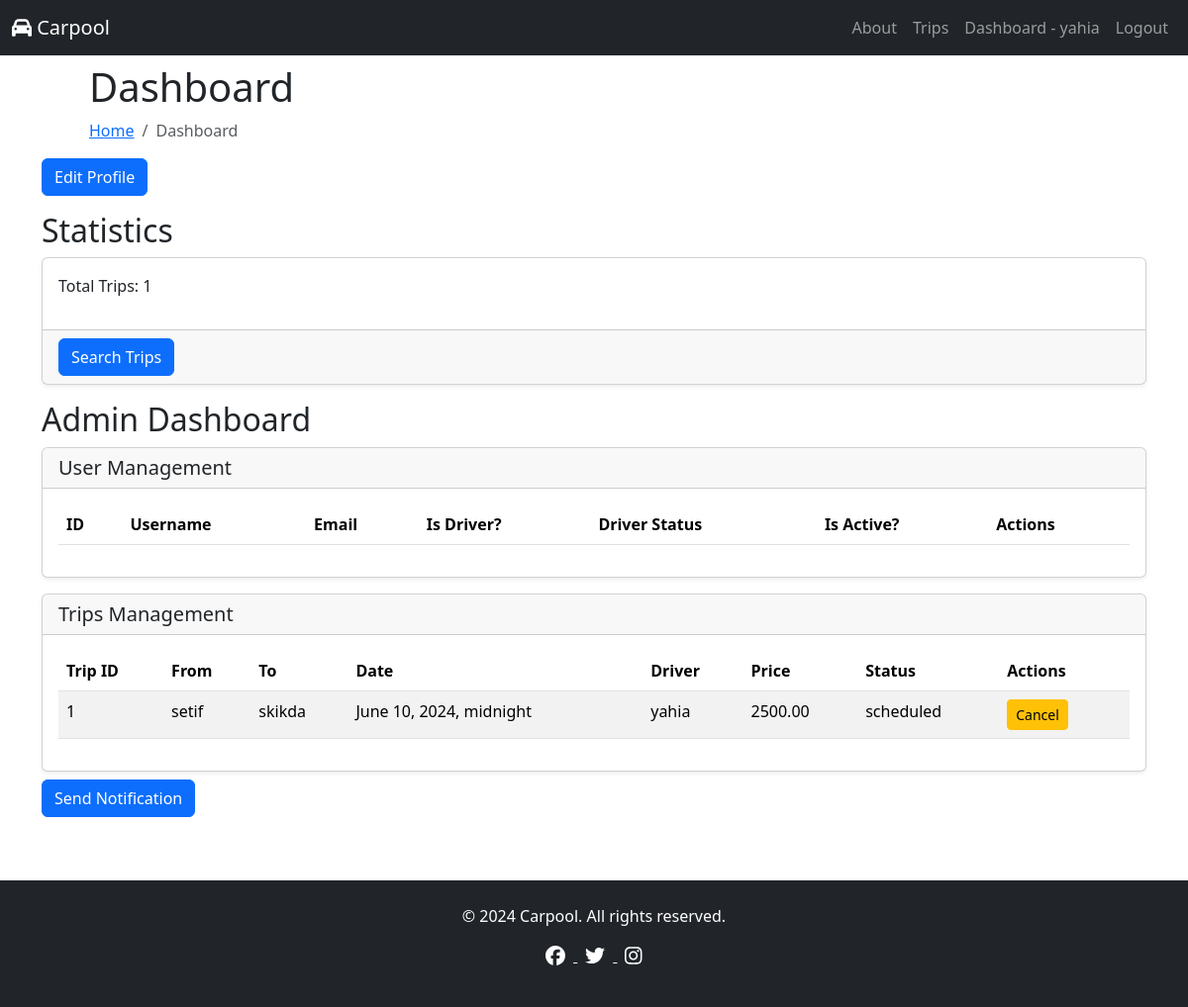
Page /dashboard/ (signed in) on the earlier database version.
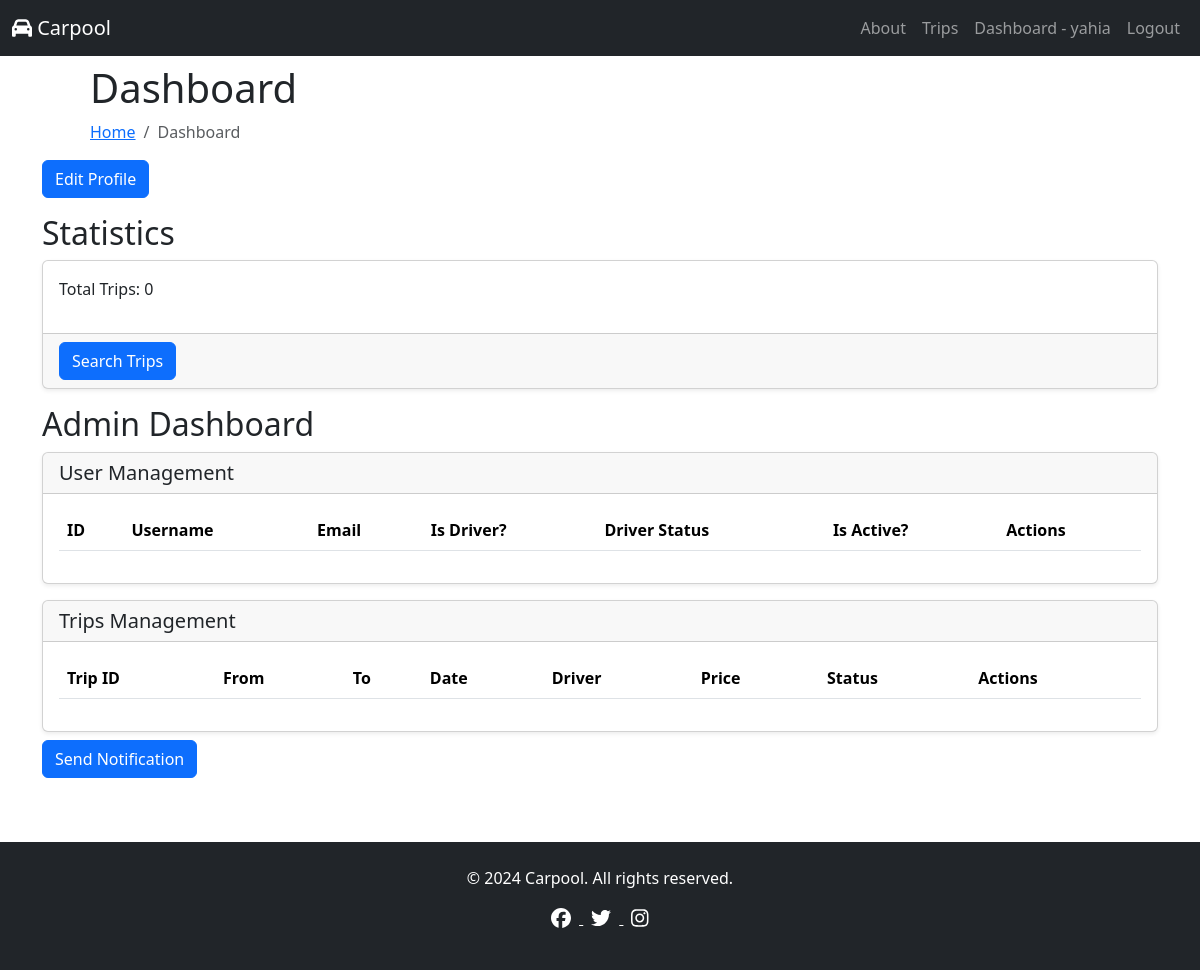
Same page on the later database version.
### pages/models.py (models this page shows, shortened)
class Trip(models.Model):
    from_location = models.CharField(max_length=100)
    to_location = models.CharField(max_length=100)
    date = models.DateTimeField()
    driver = models.ForeignKey(User, on_delete=models.SET_NULL, null=True, related_name='driven_trips')
    status = models.CharField(max_length=20, default='scheduled')
    meeting_point = models.CharField(max_length=100)
    price = models.DecimalField(max_digits=6, decimal_places=2)
    available_seats = models.IntegerField()
    passengers = models.ManyToManyField(Passenger, related_name="trips")

### pages/views.py (the view, shortened to what this page needs)
# urls.py: path("dashboard/", views.dashboard, name="dashboard"),
@login_required
def dashboard(request):
    user = request.user
    context = {}
    if user.is_superuser:
        trips = Trip.objects.all()
        trip_count = trips.count()
        trip_requests = TripRequest.objects.all()
        request_count = trip_requests.count()
        all_users = User.objects.all()
        context.update(
            {
                "trips": trips,
                "trip_requests": trip_requests,
                "trip_count": trip_count,
                "request_count": request_count,
            }
        )
    if hasattr(user, "passenger_profile"):
        passenger = user.passenger_profile
        trip_requests = TripRequest.objects.filter(passenger=passenger)
        request_count = trip_requests.count()
        pending_requests_count = TripRequest.objects.filter(
            passenger=passenger, status="pending"
        ).count()
        pending_approvals = PassengerTripApproval.objects.filter(
            passenger=passenger, approved=False
        ).count()
        pending_driver_application = None
        if hasattr(user, "driverapplication"):
            pending_driver_application = user.driverapplication
        context.update(
            {
                "trip_requests": trip_requests,
                "request_count": request_count,
                "pending_requests_count": pending_requests_count,
                "pending_approvals": pending_approvals,  # Add pending approvals to the context
                "pending_driver_application": pending_driver_application,
            }
        )
    return render(request, "accounts/dashboard.html", context)

### pages/templates/accounts/dashboard.html (shortened to what this page needs)
{% extends 'base.html' %}
{% load django_bootstrap5 %}
{% block content %}
  <main class="container mt-3">
    <div class="page-title pt-6 px-5 d-none d-md-block">
      <h1>Dashboard</h1>
      <nav aria-label="breadcrumb">
        <ol class="breadcrumb">
          <li class="breadcrumb-item"><a href="{% url 'index' %}">Home</a></li>
          <li class="breadcrumb-item active" aria-current="page">Dashboard</li>
        </ol>
      </nav>
    </div>
    <a href="{% url 'edit_profile' %}" class="btn btn-primary mb-3">Edit Profile</a>
    <div class="row mb-3">
      <div class="col-12">
        <h2>Statistics</h2>
        <div class="card shadow-sm">
          <div class="card-body">
            <p>Total Trips: {{ trip_count }}</p>
          </div>
          {% if user.passenger_profile %}
            <div class="card-footer">
              <a href="{% url 'trip_search' %}" class="btn btn-primary">Search Trips</a>
            </div>
          {% endif %}
        </div>
      </div>
    </div>
    {% if user.is_superuser %}
      <div class="row mb-3">
        <div class="col-12">
            <h2>Admin Dashboard</h2>
            <div class="card shadow-sm">
                <div class="card-header d-flex justify-content-between align-items-center">
                    <h5 class="card-title mb-0">User Management</h5>
                </div>
                <div class="card-body">
                    <table class="table table-striped">
                        <thead>
                            <tr>
                                <th>ID</th>
                                <th>Username</th>
                                <th>Email</th>
                                <th>Is Driver?</th>
                                <th>Driver Status</th>
                                <th>Is Active?</th>
                                <th>Actions</th>
                            </tr>
                        </thead>
                    </table>
                </div>
            </div>
          <div class="card shadow-sm mt-3">
            <div class="card-header">
              <h5 class="card-title mb-0">Trips Management</h5>
            </div>
            <div class="card-body">
              <table class="table table-striped">
                <thead>
                  <tr>
                    <th>Trip ID</th>
                    <th>From</th>
                    <th>To</th>
                    <th>Date</th>
                    <th>Driver</th>
                    <th>Price</th>
                    <th>Status</th>
                    <th>Actions</th>
                  </tr>
                </thead>
                <tbody>
                  {% for trip in trips %}
                  <tr>
                    <td>{{ trip.id }}</td>
                    <td>{{ trip.from_location }}</td>
                    <td>{{ trip.to_location }}</td>
                    <td>{{ trip.date }}</td>
                    <td>{{ trip.driver.username }}</td>
                    <td>{{ trip.price }}</td>
                    <td>{{ trip.status }}</td>
                    <td>
                      <div class="btn-group">
                        {% if trip.status == 'scheduled' %}
                        <form method="post" action="{% url 'admin_trip_actions' trip.id %}" class="me-2">
                          <button type="submit" name="action" value="cancel" class="btn btn-sm btn-warning"
                            onclick="return confirm('Are you sure you want to cancel this trip?')">
                            Cancel
                          </button>
                        </form>
                        {% endif %}
                      </div>
                    </td>
                  </tr>
                  {% endfor %}
                </tbody>
              </table>
            </div>
          </div>
          <div class="card-footer">
            <a href="{% url 'send_notification' %}" class="btn btn-primary mt-2">Send Notification</a>
          </div>
        </div>
      </div>
    {% endif %}
  </main>
{% endblock %}

### pages/templates/base.html (shortened to what this page needs)
<!DOCTYPE html>
<html lang="en">
  <head>
    <link
      rel="stylesheet"
      href="https://cdnjs.cloudflare.com/ajax/libs/font-awesome/6.5.2/css/all.min.css"
    />
    {% load static %}
    {% load django_bootstrap5 %}
    {% bootstrap_css %}
    <link rel="stylesheet" href="{% static 'css/styles.css' %}" />
  </head>
  <body>
    {% include "partials/_header.html" %}
    <main class="py-5">
      {% block content %}{% endblock %}
    </main>
    {% include "partials/_footer.html" %}
  </body>
</html>

### pages/templates/partials/_header.html (shortened to what this page needs)
<nav class="navbar navbar-expand-lg navbar-dark bg-dark fixed-top">
  <div class="container-fluid">
    <a class="navbar-brand" href="{% url 'index' %}">
      <i class="fas fa-car"></i> Carpool
    </a>
    <div class="collapse navbar-collapse" id="navbarNav">
      <ul class="navbar-nav ms-auto">
        <li class="nav-item">
          <a class="nav-link" href="{% url 'about' %}">About</a>
        </li>
        {% if not user.is_authenticated %}
          <li class="nav-item">
            <a class="nav-link" href="{% url 'login' %}">Login</a>
          </li>
          <li class="nav-item">
            <a class="nav-link btn btn-primary text-white ms-2" href="{% url 'register' %}">Sign Up</a>
          </li>
        {% else %}
          <li class="nav-item">
            <a class="nav-link" href="{% url 'trip_list' %}">Trips</a>
          </li>
          <li class="nav-item">
            <a class="nav-link" href="{% url 'dashboard' %}">Dashboard - {{user.username}}</a>
          </li>
          <li class="nav-item">
            <a class="nav-link" href="javascript:document.getElementById('logout-form').submit()">Logout</a>
          </li>
        {% endif %}
      </ul>
    </div>
  </div>
</nav>

### pages/templates/partials/_footer.html
<footer class="bg-dark text-white py-4 mt-auto {% if "login" in request.path or "logout" in request.path %}fixed-bottom{% endif %}">
  <div class="container text-center">
    <p>&copy; 2024 Carpool. All rights reserved.</p>
    <p>
      <a href="#" class="text-white">
        <i class="fab fa-facebook fa-lg mx-2"></i>
      </a>
      <a href="#" class="text-white">
        <i class="fab fa-twitter fa-lg mx-2"></i>
      </a>
      <a href="#" class="text-white">
        <i class="fab fa-instagram fa-lg mx-2"></i>
      </a>
    </p>
  </div>
</footer>

Differences in the rows shown:
removed Trip: id "1", from_location "setif", to_location "skikda", date "June 10, 2024, midnight", driver.username "yahia", price "2500.00", status "scheduled", shows "Cancel"
Other differences:
{{ trip_count }}: "1" → "0"
